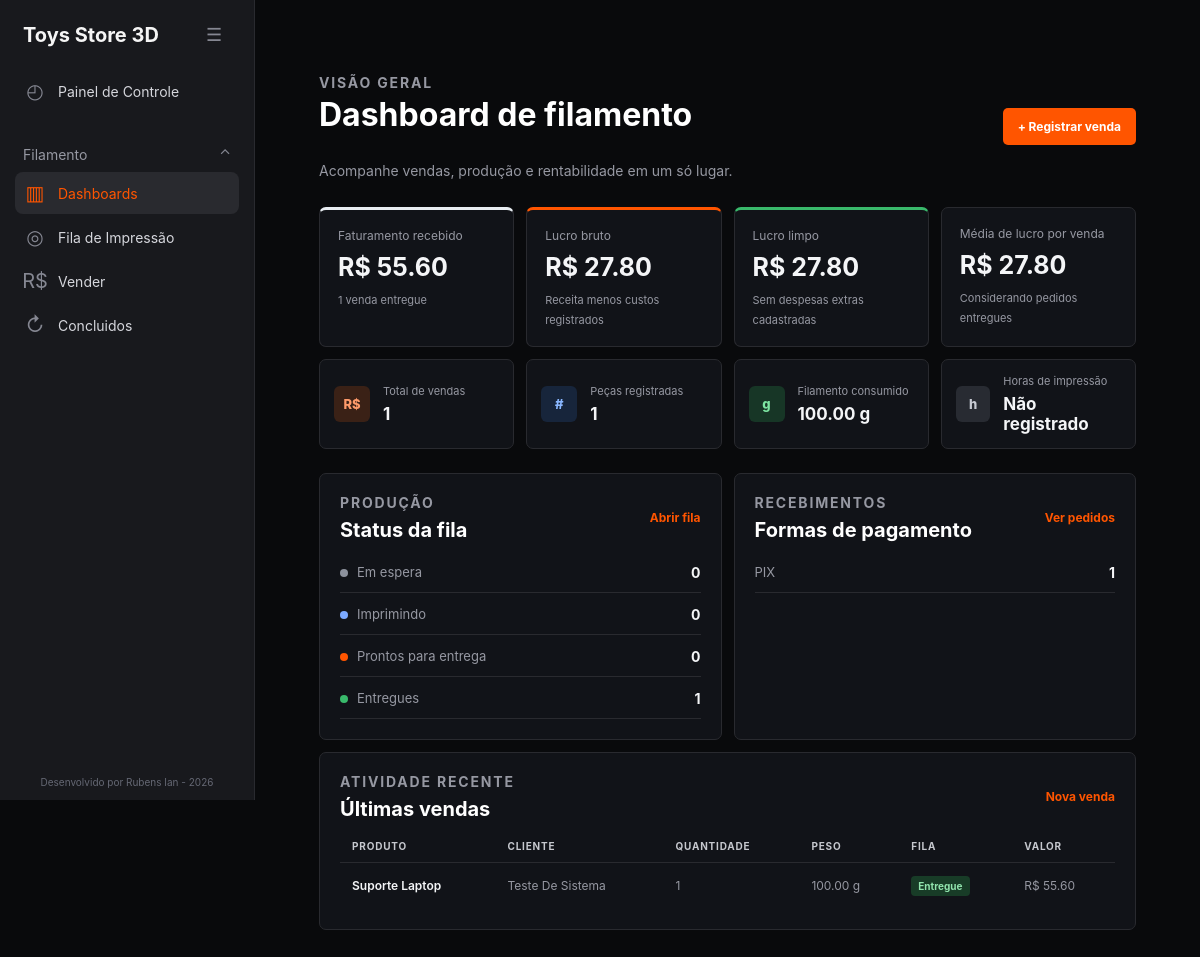
The page /filamento/dashboard/ (signed in) on the database its author committed.
### gestaofilamento/models.py (models this page shows, shortened)
class Venda(models.Model):
    FILA_CHOICES = [
        ('espera', 'Espera'),
        ('executando', 'Executando'),
        ('pronto', 'Pronto'),
        ('entregue', 'Entregue'),
    ]
    PAGAMENTO_CHOICES = [
        ('pix', 'PIX'),
        ('dinheiro', 'Dinheiro'),
        ('cartao_credito', 'Cartão de Crédito'),
        ('cartao_debito', 'Cartão de Débito'),
        ('pendente', 'Pendente'),
    ]
    STATUS_CHOICES = [
        ('aberto', 'Aberto'),
        ('pago', 'Pago'),
        ('cancelado', 'Cancelado'),
    ]
    id = models.AutoField(primary_key=True)
    cliente = models.CharField(max_length=150)
    produto = models.CharField(max_length=200)
    quantidade = models.PositiveIntegerField(default=1)
    peso = models.DecimalField(
        max_digits=10,
        decimal_places=2,
        default=0
    )
    link = models.URLField(blank=True, null=True)
    tamanho = models.CharField(max_length=100, blank=True, null=True)
    custo = models.DecimalField(
        max_digits=10,
        decimal_places=2,
        default=0
    )
    valor = models.DecimalField(
        max_digits=10,
        decimal_places=2,
        default=0
    )
    valor_esperado = models.DecimalField(
        max_digits=10,
        decimal_places=2,
        default=0
    )
    lucro = models.DecimalField(
        max_digits=10,
        decimal_places=2,
        default=0
    )
    lucro_percentual = models.DecimalField(
        max_digits=10,
        decimal_places=2,
        default=0
    )
    fila = models.CharField(
        max_length=20,
        choices=FILA_CHOICES,
        default='espera'
    )
    pagamento = models.CharField(
        max_length=30,
        choices=PAGAMENTO_CHOICES,
        default='pendente'
    )
    status = models.CharField(
        max_length=20,
        choices=STATUS_CHOICES,
        default='aberto'
    )
    data = models.DateTimeField(auto_now_add=True)
    observacao = models.TextField(blank=True, null=True)

### gestaofilamento/views.py (the view)
# urls.py: path("dashboard/", views.dashboard, name="dashboard"),
@login_required
def dashboard(request):
    vendas = Venda.objects.all()
    vendas_entregues = vendas.filter(fila='entregue')
    resumo = vendas.aggregate(
        quantidade_vendas=Count('id'),
        quantidade_pecas=Coalesce(
            Sum('quantidade'),
            0,
            output_field=IntegerField(),
        ),
        filamento_gramas=Coalesce(
            Sum('peso'),
            Decimal('0'),
            output_field=DecimalField(max_digits=12, decimal_places=2),
        ),
    )
    financeiro = vendas_entregues.aggregate(
        faturamento=Coalesce(
            Sum('valor'),
            Decimal('0'),
            output_field=DecimalField(max_digits=12, decimal_places=2),
        ),
        custo_total=Coalesce(
            Sum('custo'),
            Decimal('0'),
            output_field=DecimalField(max_digits=12, decimal_places=2),
        ),
        lucro_bruto=Coalesce(
            Sum('lucro'),
            Decimal('0'),
            output_field=DecimalField(max_digits=12, decimal_places=2),
        ),
        lucro_medio=Coalesce(
            Avg('lucro'),
            Decimal('0'),
            output_field=DecimalField(max_digits=12, decimal_places=2),
        ),
    )
    quantidade_entregues = vendas_entregues.count()
    fila_resumo = {
        'espera': vendas.filter(fila='espera').count(),
        'executando': vendas.filter(fila='executando').count(),
        'pronto': vendas.filter(fila='pronto').count(),
        'entregue': quantidade_entregues,
    }
    nomes_pagamento = dict(Venda.PAGAMENTO_CHOICES)
    pagamentos = [
        {
            'nome': nomes_pagamento.get(item['pagamento'], item['pagamento']),
            'total': item['total'],
        }
        for item in vendas_entregues.values('pagamento').annotate(total=Count('id')).order_by('-total')
    ]
    context = {
        **resumo,
        **financeiro,
        'lucro_liquido': financeiro['lucro_bruto'],
        'quantidade_entregues': quantidade_entregues,
        'fila_resumo': fila_resumo,
        'pagamentos': pagamentos,
        'ultimas_vendas': vendas.order_by('-data')[:5],
    }
    return render(request, 'filamento/dashboard.html', context)

### templates/filamento/dashboard.html (shortened to what this page needs)
{% load static %}
<!DOCTYPE html>
<html lang="pt-br">
<head>
    <link rel="stylesheet" href="{% static 'css/filamento/dashboard.css' %}">
</head>
<body>
    {% include "utilitys/sidebar.html" %}
    <main class="page-content">
        {% block content %}
        <section class="dashboard-pagina">
            <header class="dashboard-cabecalho">
                <div>
                    <p class="dashboard-eyebrow">Visão geral</p>
                    <h1>Dashboard de filamento</h1>
                    <p class="dashboard-subtitulo">Acompanhe vendas, produção e rentabilidade em um só lugar.</p>
                </div>
                <a class="dashboard-acao" href="{% url 'vender' %}">+ Registrar venda</a>
            </header>
            <section class="dashboard-grade dashboard-grade-principal" aria-label="Resumo financeiro">
                <article class="dashboard-card dashboard-card-destaque">
                    <span class="dashboard-card-rotulo">Faturamento recebido</span>
                    <strong>R$ {{ faturamento|floatformat:2 }}</strong>
                    <small>{{ quantidade_entregues }} venda{{ quantidade_entregues|pluralize }} entregue{{ quantidade_entregues|pluralize }}</small>
                </article>
                <article class="dashboard-card dashboard-card-laranja">
                    <span class="dashboard-card-rotulo">Lucro bruto</span>
                    <strong>R$ {{ lucro_bruto|floatformat:2 }}</strong>
                    <small>Receita menos custos registrados</small>
                </article>
                <article class="dashboard-card dashboard-card-verde">
                    <span class="dashboard-card-rotulo">Lucro limpo</span>
                    <strong>R$ {{ lucro_liquido|floatformat:2 }}</strong>
                    <small>Sem despesas extras cadastradas</small>
                </article>
                <article class="dashboard-card">
                    <span class="dashboard-card-rotulo">Média de lucro por venda</span>
                    <strong>R$ {{ lucro_medio|floatformat:2 }}</strong>
                    <small>Considerando pedidos entregues</small>
                </article>
            </section>
            <section class="dashboard-grade dashboard-grade-indicadores" aria-label="Indicadores de produção">
                <article class="dashboard-card dashboard-indicador">
                    <span class="dashboard-icone dashboard-icone-laranja">R$</span>
                    <div><small>Total de vendas</small><strong>{{ quantidade_vendas }}</strong></div>
                </article>
                <article class="dashboard-card dashboard-indicador">
                    <span class="dashboard-icone dashboard-icone-azul">#</span>
                    <div><small>Peças registradas</small><strong>{{ quantidade_pecas }}</strong></div>
                </article>
                <article class="dashboard-card dashboard-indicador">
                    <span class="dashboard-icone dashboard-icone-verde">g</span>
                    <div><small>Filamento consumido</small><strong>{{ filamento_gramas|floatformat:2 }} g</strong></div>
                </article>
                <article class="dashboard-card dashboard-indicador">
                    <span class="dashboard-icone dashboard-icone-cinza">h</span>
                    <div><small>Horas de impressão</small><strong>Não registrado</strong></div>
                </article>
            </section>
            <section class="dashboard-layout">
                <article class="dashboard-panel">
                    <div class="dashboard-panel-cabecalho">
                        <div><p class="dashboard-eyebrow">Produção</p><h2>Status da fila</h2></div>
                        <a href="{% url 'fila' %}">Abrir fila</a>
                    </div>
                    <div class="dashboard-status-lista">
                        <div><span><i class="status-ponto status-espera"></i>Em espera</span><strong>{{ fila_resumo.espera }}</strong></div>
                        <div><span><i class="status-ponto status-executando"></i>Imprimindo</span><strong>{{ fila_resumo.executando }}</strong></div>
                        <div><span><i class="status-ponto status-pronto"></i>Prontos para entrega</span><strong>{{ fila_resumo.pronto }}</strong></div>
                        <div><span><i class="status-ponto status-entregue"></i>Entregues</span><strong>{{ fila_resumo.entregue }}</strong></div>
                    </div>
                </article>
                <article class="dashboard-panel">
                    <div class="dashboard-panel-cabecalho">
                        <div><p class="dashboard-eyebrow">Recebimentos</p><h2>Formas de pagamento</h2></div>
                        <a href="{% url 'concluido' %}">Ver pedidos</a>
                    </div>
                    {% if pagamentos %}
                    <div class="dashboard-pagamentos">
                        {% for pagamento in pagamentos %}
                        <div><span>{{ pagamento.nome }}</span><strong>{{ pagamento.total }}</strong></div>
                        {% endfor %}
                    </div>
                    {% else %}
                    <p class="dashboard-vazio">Ainda não há pagamentos registrados.</p>
                    {% endif %}
                </article>
            </section>
            <section class="dashboard-panel dashboard-panel-ultimas">
                <div class="dashboard-panel-cabecalho">
                    <div><p class="dashboard-eyebrow">Atividade recente</p><h2>Últimas vendas</h2></div>
                    <a href="{% url 'vender' %}">Nova venda</a>
                </div>
                {% if ultimas_vendas %}
                <div class="dashboard-tabela-wrap">
                    <table class="dashboard-tabela">
                        <thead><tr><th>Produto</th><th>Cliente</th><th>Quantidade</th><th>Peso</th><th>Fila</th><th>Valor</th></tr></thead>
                        <tbody>
                            {% for venda in ultimas_vendas %}
                            <tr>
                                <td><strong>{{ venda.produto }}</strong></td>
                                <td>{{ venda.cliente }}</td>
                                <td>{{ venda.quantidade }}</td>
                                <td>{{ venda.peso|floatformat:2 }} g</td>
                                <td><span class="dashboard-badge dashboard-badge-{{ venda.fila }}">{{ venda.get_fila_display }}</span></td>
                                <td>R$ {{ venda.valor|floatformat:2 }}</td>
                            </tr>
                            {% endfor %}
                        </tbody>
                    </table>
                </div>
                {% else %}
                <p class="dashboard-vazio">Registre sua primeira venda para começar a acompanhar os resultados.</p>
                {% endif %}
            </section>
        </section>
        {% endblock %}
    </main>
</body>
</html>

### static/css/utilitys/sidebar.css (style rules this page uses)
* { box-sizing: border-box; }
html, body { margin: 0; padding: 0; min-height: 100%; }
body { background: #090a0c; color: #ffffff; font-family: -apple-system, BlinkMacSystemFont, "Segoe UI", Roboto, Helvetica, Arial, sans-serif; }
.page-content { margin-left: 255px; min-height: 100vh; padding: 40px; background: #090a0c; color: #ffffff; transition: margin-left 0.25s ease; }
.page-content h1 { margin: 0 0 30px; font-size: 32px; font-weight: 700; color: #ffffff; }
.page-content h2 { font-size: 20px; color: #ffffff; }
.page-content p { color: #9698a2; font-size: 14px; }

### rows shown on the page
Venda: nome "PIX", total "1", produto "Suporte Laptop", cliente "Teste De Sistema", quantidade "1", peso "100.00", fila "Entregue", valor "55.60"

### other values the page prints
{{ faturamento|floatformat:2 }} "55.60"
{{ quantidade_entregues }} "1"
{{ lucro_bruto|floatformat:2 }} "27.80"
{{ lucro_liquido|floatformat:2 }} "27.80"
{{ lucro_medio|floatformat:2 }} "27.80"
{{ quantidade_vendas }} "1"
{{ quantidade_pecas }} "1"
{{ filamento_gramas|floatformat:2 }} "100.00"
{{ fila_resumo.espera }} "0"
{{ fila_resumo.executando }} "0"
{{ fila_resumo.pronto }} "0"
{{ fila_resumo.entregue }} "1"
